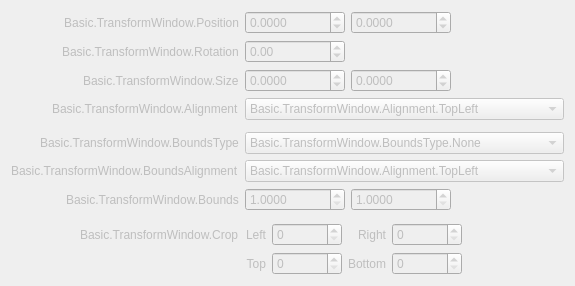
<?xml version="1.0" encoding="UTF-8"?>
<ui version="4.0">
 <class>OBSBasicTransform</class>
 <widget class="QDialog" name="OBSBasicTransform">
  <property name="enabled">
   <bool>false</bool>
  </property>
  <property name="geometry">
   <rect>
    <x>0</x>
    <y>0</y>
    <width>564</width>
    <height>241</height>
   </rect>
  </property>
  <property name="windowTitle">
   <string>Basic.TransformWindow</string>
  </property>
  <layout class="QVBoxLayout" name="verticalLayout">
   <item>
    <layout class="QFormLayout" name="formLayout">
     <property name="fieldGrowthPolicy">
      <enum>QFormLayout::AllNonFixedFieldsGrow</enum>
     </property>
     <property name="labelAlignment">
      <set>Qt::AlignRight|Qt::AlignTrailing|Qt::AlignVCenter</set>
     </property>
     <item row="0" column="0">
      <widget class="QLabel" name="label">
       <property name="sizePolicy">
        <sizepolicy hsizetype="Preferred" vsizetype="Minimum">
         <horstretch>0</horstretch>
         <verstretch>0</verstretch>
        </sizepolicy>
       </property>
       <property name="minimumSize">
        <size>
         <width>170</width>
         <height>0</height>
        </size>
       </property>
       <property name="text">
        <string>Basic.TransformWindow.Position</string>
       </property>
       <property name="alignment">
        <set>Qt::AlignRight|Qt::AlignTrailing|Qt::AlignVCenter</set>
       </property>
      </widget>
     </item>
     <item row="0" column="1">
      <widget class="QWidget" name="widget" native="true">
       <property name="sizePolicy">
        <sizepolicy hsizetype="Fixed" vsizetype="Preferred">
         <horstretch>0</horstretch>
         <verstretch>0</verstretch>
        </sizepolicy>
       </property>
       <layout class="QHBoxLayout" name="horizontalLayout">
        <property name="leftMargin">
         <number>0</number>
        </property>
        <property name="topMargin">
         <number>0</number>
        </property>
        <property name="rightMargin">
         <number>0</number>
        </property>
        <property name="bottomMargin">
         <number>0</number>
        </property>
        <item>
         <widget class="QDoubleSpinBox" name="positionX">
          <property name="minimumSize">
           <size>
            <width>100</width>
            <height>0</height>
           </size>
          </property>
          <property name="decimals">
           <number>4</number>
          </property>
          <property name="minimum">
           <double>-90001.000000000000000</double>
          </property>
          <property name="maximum">
           <double>90001.000000000000000</double>
          </property>
         </widget>
        </item>
        <item>
         <widget class="QDoubleSpinBox" name="positionY">
          <property name="minimumSize">
           <size>
            <width>100</width>
            <height>0</height>
           </size>
          </property>
          <property name="decimals">
           <number>4</number>
          </property>
          <property name="minimum">
           <double>-90001.000000000000000</double>
          </property>
          <property name="maximum">
           <double>90001.000000000000000</double>
          </property>
         </widget>
        </item>
       </layout>
      </widget>
     </item>
     <item row="1" column="0">
      <widget class="QLabel" name="label_2">
       <property name="text">
        <string>Basic.TransformWindow.Rotation</string>
       </property>
      </widget>
     </item>
     <item row="1" column="1">
      <widget class="QDoubleSpinBox" name="rotation">
       <property name="sizePolicy">
        <sizepolicy hsizetype="Maximum" vsizetype="Fixed">
         <horstretch>0</horstretch>
         <verstretch>0</verstretch>
        </sizepolicy>
       </property>
       <property name="minimumSize">
        <size>
         <width>100</width>
         <height>0</height>
        </size>
       </property>
       <property name="minimum">
        <double>-360.000000000000000</double>
       </property>
       <property name="maximum">
        <double>360.000000000000000</double>
       </property>
       <property name="singleStep">
        <double>0.100000000000000</double>
       </property>
      </widget>
     </item>
     <item row="2" column="0">
      <widget class="QLabel" name="label_3">
       <property name="text">
        <string>Basic.TransformWindow.Size</string>
       </property>
      </widget>
     </item>
     <item row="2" column="1">
      <widget class="QWidget" name="widget_2" native="true">
       <property name="sizePolicy">
        <sizepolicy hsizetype="Maximum" vsizetype="Preferred">
         <horstretch>0</horstretch>
         <verstretch>0</verstretch>
        </sizepolicy>
       </property>
       <layout class="QHBoxLayout" name="horizontalLayout_2">
        <property name="leftMargin">
         <number>0</number>
        </property>
        <property name="topMargin">
         <number>0</number>
        </property>
        <property name="rightMargin">
         <number>0</number>
        </property>
        <property name="bottomMargin">
         <number>0</number>
        </property>
        <item>
         <widget class="QDoubleSpinBox" name="sizeX">
          <property name="minimumSize">
           <size>
            <width>100</width>
            <height>0</height>
           </size>
          </property>
          <property name="decimals">
           <number>4</number>
          </property>
          <property name="minimum">
           <double>-90001.000000000000000</double>
          </property>
          <property name="maximum">
           <double>90001.000000000000000</double>
          </property>
          <property name="singleStep">
           <double>1.000000000000000</double>
          </property>
         </widget>
        </item>
        <item>
         <widget class="QDoubleSpinBox" name="sizeY">
          <property name="minimumSize">
           <size>
            <width>100</width>
            <height>0</height>
           </size>
          </property>
          <property name="decimals">
           <number>4</number>
          </property>
          <property name="minimum">
           <double>-90001.000000000000000</double>
          </property>
          <property name="maximum">
           <double>90001.000000000000000</double>
          </property>
          <property name="singleStep">
           <double>1.000000000000000</double>
          </property>
         </widget>
        </item>
       </layout>
      </widget>
     </item>
     <item row="3" column="0">
      <widget class="QLabel" name="label_4">
       <property name="text">
        <string>Basic.TransformWindow.Alignment</string>
       </property>
      </widget>
     </item>
     <item row="3" column="1">
      <widget class="QComboBox" name="align">
       <property name="currentText">
        <string>Basic.TransformWindow.Alignment.TopLeft</string>
       </property>
       <item>
        <property name="text">
         <string>Basic.TransformWindow.Alignment.TopLeft</string>
        </property>
       </item>
       <item>
        <property name="text">
         <string>Basic.TransformWindow.Alignment.TopCenter</string>
        </property>
       </item>
       <item>
        <property name="text">
         <string>Basic.TransformWindow.Alignment.TopRight</string>
        </property>
       </item>
       <item>
        <property name="text">
         <string>Basic.TransformWindow.Alignment.CenterLeft</string>
        </property>
       </item>
       <item>
        <property name="text">
         <string>Basic.TransformWindow.Alignment.Center</string>
        </property>
       </item>
       <item>
        <property name="text">
         <string>Basic.TransformWindow.Alignment.CenterRight</string>
        </property>
       </item>
       <item>
        <property name="text">
         <string>Basic.TransformWindow.Alignment.BottomLeft</string>
        </property>
       </item>
       <item>
        <property name="text">
         <string>Basic.TransformWindow.Alignment.BottomCenter</string>
        </property>
       </item>
       <item>
        <property name="text">
         <string>Basic.TransformWindow.Alignment.BottomRight</string>
        </property>
       </item>
      </widget>
     </item>
     <item row="4" column="1">
      <spacer name="verticalSpacer">
       <property name="orientation">
        <enum>Qt::Vertical</enum>
       </property>
       <property name="sizeHint" stdset="0">
        <size>
         <width>10</width>
         <height>10</height>
        </size>
       </property>
      </spacer>
     </item>
     <item row="5" column="0">
      <widget class="QLabel" name="label_5">
       <property name="text">
        <string>Basic.TransformWindow.BoundsType</string>
       </property>
      </widget>
     </item>
     <item row="5" column="1">
      <widget class="QComboBox" name="boundsType">
       <item>
        <property name="text">
         <string>Basic.TransformWindow.BoundsType.None</string>
        </property>
       </item>
       <item>
        <property name="text">
         <string>Basic.TransformWindow.BoundsType.Stretch</string>
        </property>
       </item>
       <item>
        <property name="text">
         <string>Basic.TransformWindow.BoundsType.ScaleInner</string>
        </property>
       </item>
       <item>
        <property name="text">
         <string>Basic.TransformWindow.BoundsType.ScaleOuter</string>
        </property>
       </item>
       <item>
        <property name="text">
         <string>Basic.TransformWindow.BoundsType.ScaleToWidth</string>
        </property>
       </item>
       <item>
        <property name="text">
         <string>Basic.TransformWindow.BoundsType.ScaleToHeight</string>
        </property>
       </item>
       <item>
        <property name="text">
         <string>Basic.TransformWindow.BoundsType.MaxOnly</string>
        </property>
       </item>
      </widget>
     </item>
     <item row="4" column="1">
      <spacer name="verticalSpacer">
       <property name="orientation">
        <enum>Qt::Vertical</enum>
       </property>
       <property name="sizeHint" stdset="0">
        <size>
         <width>20</width>
         <height>20</height>
        </size>
       </property>
      </spacer>
     </item>
     <item row="6" column="0">
      <widget class="QLabel" name="label_6">
       <property name="text">
        <string>Basic.TransformWindow.BoundsAlignment</string>
       </property>
      </widget>
     </item>
     <item row="6" column="1">
      <widget class="QComboBox" name="boundsAlign">
       <property name="enabled">
        <bool>false</bool>
       </property>
       <property name="currentText">
        <string>Basic.TransformWindow.Alignment.TopLeft</string>
       </property>
       <item>
        <property name="text">
         <string>Basic.TransformWindow.Alignment.TopLeft</string>
        </property>
       </item>
       <item>
        <property name="text">
         <string>Basic.TransformWindow.Alignment.TopCenter</string>
        </property>
       </item>
       <item>
        <property name="text">
         <string>Basic.TransformWindow.Alignment.TopRight</string>
        </property>
       </item>
       <item>
        <property name="text">
         <string>Basic.TransformWindow.Alignment.CenterLeft</string>
        </property>
       </item>
       <item>
        <property name="text">
         <string>Basic.TransformWindow.Alignment.Center</string>
        </property>
       </item>
       <item>
        <property name="text">
         <string>Basic.TransformWindow.Alignment.CenterRight</string>
        </property>
       </item>
       <item>
        <property name="text">
         <string>Basic.TransformWindow.Alignment.BottomLeft</string>
        </property>
       </item>
       <item>
        <property name="text">
         <string>Basic.TransformWindow.Alignment.BottomCenter</string>
        </property>
       </item>
       <item>
        <property name="text">
         <string>Basic.TransformWindow.Alignment.BottomRight</string>
        </property>
       </item>
      </widget>
     </item>
     <item row="7" column="0">
      <widget class="QLabel" name="label_7">
       <property name="text">
        <string>Basic.TransformWindow.Bounds</string>
       </property>
      </widget>
     </item>
     <item row="7" column="1">
      <widget class="QWidget" name="widget_3" native="true">
       <property name="sizePolicy">
        <sizepolicy hsizetype="Maximum" vsizetype="Preferred">
         <horstretch>0</horstretch>
         <verstretch>0</verstretch>
        </sizepolicy>
       </property>
       <layout class="QHBoxLayout" name="horizontalLayout_3">
        <property name="leftMargin">
         <number>0</number>
        </property>
        <property name="topMargin">
         <number>0</number>
        </property>
        <property name="rightMargin">
         <number>0</number>
        </property>
        <property name="bottomMargin">
         <number>0</number>
        </property>
        <item>
         <widget class="QDoubleSpinBox" name="boundsWidth">
          <property name="enabled">
           <bool>false</bool>
          </property>
          <property name="minimumSize">
           <size>
            <width>100</width>
            <height>0</height>
           </size>
          </property>
          <property name="decimals">
           <number>4</number>
          </property>
          <property name="minimum">
           <double>1.000000000000000</double>
          </property>
          <property name="maximum">
           <double>90001.000000000000000</double>
          </property>
         </widget>
        </item>
        <item>
         <widget class="QDoubleSpinBox" name="boundsHeight">
          <property name="enabled">
           <bool>false</bool>
          </property>
          <property name="minimumSize">
           <size>
            <width>100</width>
            <height>0</height>
           </size>
          </property>
          <property name="decimals">
           <number>4</number>
          </property>
          <property name="minimum">
           <double>1.000000000000000</double>
          </property>
          <property name="maximum">
           <double>90001.000000000000000</double>
          </property>
         </widget>
        </item>
       </layout>
      </widget>
     </item>
     <item row="8" column="1">
      <spacer name="verticalSpacer_2">
       <property name="orientation">
        <enum>Qt::Vertical</enum>
       </property>
       <property name="sizeHint" stdset="0">
        <size>
         <width>10</width>
         <height>10</height>
        </size>
       </property>
      </spacer>
     </item>
     <item row="9" column="0">
      <widget class="QLabel" name="label_8">
       <property name="text">
        <string>Basic.TransformWindow.Crop</string>
       </property>
      </widget>
     </item>
     <item row="9" column="1">
      <layout class="QGridLayout" name="gridLayout">
       <item row="0" column="3">
        <widget class="QSpinBox" name="cropRight">
         <property name="sizePolicy">
          <sizepolicy hsizetype="Maximum" vsizetype="Fixed">
           <horstretch>0</horstretch>
           <verstretch>0</verstretch>
          </sizepolicy>
         </property>
         <property name="minimumSize">
          <size>
           <width>70</width>
           <height>0</height>
          </size>
         </property>
         <property name="maximum">
          <number>100000</number>
         </property>
        </widget>
       </item>
       <item row="0" column="0">
        <widget class="QLabel" name="label_9">
         <property name="text">
          <string>Left</string>
         </property>
         <property name="alignment">
          <set>Qt::AlignRight|Qt::AlignTrailing|Qt::AlignVCenter</set>
         </property>
         <property name="buddy">
          <cstring>cropLeft</cstring>
         </property>
        </widget>
       </item>
       <item row="1" column="2">
        <widget class="QLabel" name="label_12">
         <property name="text">
          <string>Bottom</string>
         </property>
         <property name="alignment">
          <set>Qt::AlignRight|Qt::AlignTrailing|Qt::AlignVCenter</set>
         </property>
         <property name="buddy">
          <cstring>cropBottom</cstring>
         </property>
        </widget>
       </item>
       <item row="1" column="1">
        <widget class="QSpinBox" name="cropTop">
         <property name="sizePolicy">
          <sizepolicy hsizetype="Maximum" vsizetype="Fixed">
           <horstretch>0</horstretch>
           <verstretch>0</verstretch>
          </sizepolicy>
         </property>
         <property name="minimumSize">
          <size>
           <width>70</width>
           <height>0</height>
          </size>
         </property>
         <property name="maximum">
          <number>100000</number>
         </property>
        </widget>
       </item>
       <item row="1" column="3">
        <widget class="QSpinBox" name="cropBottom">
         <property name="sizePolicy">
          <sizepolicy hsizetype="Maximum" vsizetype="Fixed">
           <horstretch>0</horstretch>
           <verstretch>0</verstretch>
          </sizepolicy>
         </property>
         <property name="minimumSize">
          <size>
           <width>70</width>
           <height>0</height>
          </size>
         </property>
         <property name="maximum">
          <number>100000</number>
         </property>
        </widget>
       </item>
       <item row="1" column="0">
        <widget class="QLabel" name="label_11">
         <property name="text">
          <string>Top</string>
         </property>
         <property name="alignment">
          <set>Qt::AlignRight|Qt::AlignTrailing|Qt::AlignVCenter</set>
         </property>
         <property name="buddy">
          <cstring>cropTop</cstring>
         </property>
        </widget>
       </item>
       <item row="0" column="2">
        <widget class="QLabel" name="label_10">
         <property name="text">
          <string>Right</string>
         </property>
         <property name="alignment">
          <set>Qt::AlignRight|Qt::AlignTrailing|Qt::AlignVCenter</set>
         </property>
         <property name="buddy">
          <cstring>cropRight</cstring>
         </property>
        </widget>
       </item>
       <item row="0" column="1">
        <widget class="QSpinBox" name="cropLeft">
         <property name="sizePolicy">
          <sizepolicy hsizetype="Maximum" vsizetype="Fixed">
           <horstretch>0</horstretch>
           <verstretch>0</verstretch>
          </sizepolicy>
         </property>
         <property name="minimumSize">
          <size>
           <width>70</width>
           <height>0</height>
          </size>
         </property>
         <property name="maximum">
          <number>100000</number>
         </property>
        </widget>
       </item>
       <item row="0" column="4">
        <spacer name="horizontalSpacer">
         <property name="orientation">
          <enum>Qt::Horizontal</enum>
         </property>
         <property name="sizeHint" stdset="0">
          <size>
           <width>0</width>
           <height>0</height>
          </size>
         </property>
        </spacer>
       </item>
      </layout>
     </item>
    </layout>
   </item>
  </layout>
 </widget>
 <resources/>
 <connections/>
</ui>
